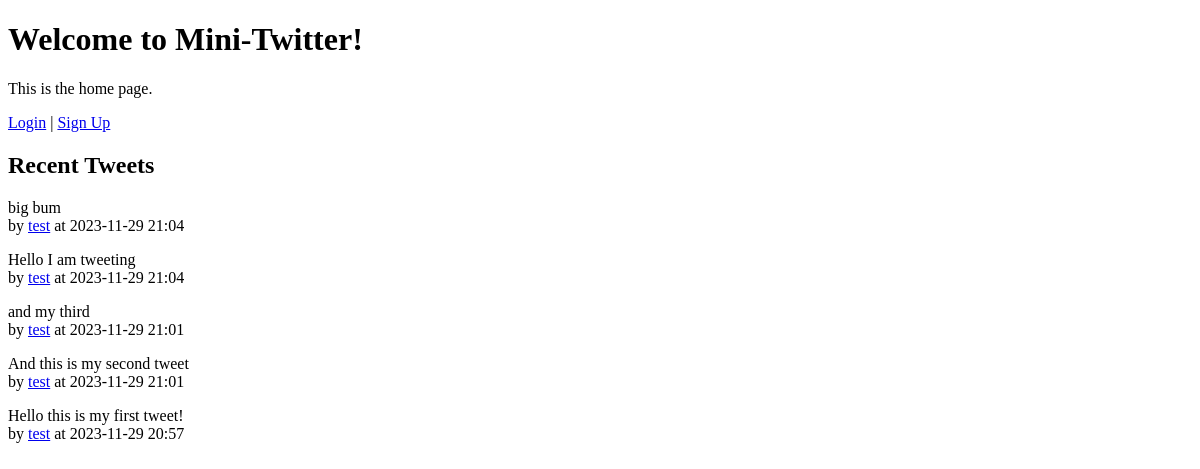
Before: / with the older database file.
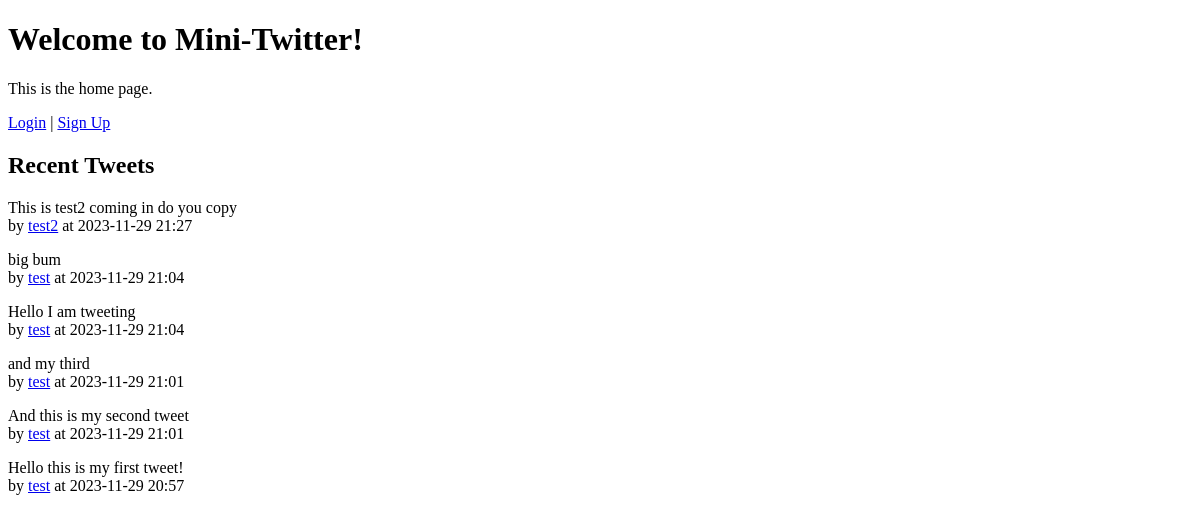
After: the same page with the newer database file.
### main.py (models this page shows, shortened)
class Tweet(db.Model):
    id = db.Column(db.Integer, primary_key=True)
    content = db.Column(db.String(280), nullable=False)  # Twitter's character limit
    date_posted = db.Column(db.DateTime, nullable=False, default=datetime.utcnow)
    user_id = db.Column(db.Integer, db.ForeignKey('user.id'), nullable=False)
    user = db.relationship('User')

class User(db.Model, UserMixin):
    id = db.Column(db.Integer, primary_key=True)
    username = db.Column(db.String(20), unique=True, nullable=False)
    email = db.Column(db.String(120), unique=True, nullable=False)
    password = db.Column(db.String(60), nullable=False)
    followed = db.relationship(
        'User', secondary='followers',
        primaryjoin=(followers.c.follower_id == id),
        secondaryjoin=(followers.c.followed_id == id),
        backref=db.backref('followers', lazy='dynamic'), lazy='dynamic')

### main.py (the view)
@app.route('/', methods=['GET', 'POST'])
def home():
     form = TweetForm()
     if form.validate_on_submit() and current_user.is_authenticated:
        tweet = Tweet(content=form.content.data, user_id=current_user.id)
        db.session.add(tweet)
        db.session.commit()
        flash('Your tweet has been posted!', 'success')
        return redirect(url_for('home'))
     tweets = Tweet.query.order_by(Tweet.date_posted.desc()).all()
     return render_template('home.html', current_user=current_user, tweets=tweets, form=form)

### templates/home.html (shortened to what this page needs)
<!DOCTYPE html>
<html>
<head>
</head>
<body>
    <h1>Welcome to Mini-Twitter!</h1>
    <p>This is the home page.</p>
    {% if current_user.is_authenticated %}
        <p>Hello, {{ current_user.username }}!</p>
        <a href="{{ url_for('user_profile', username=current_user.username) }}">My Profile</a> |
        <a href="{{ url_for('logout') }}">Logout</a>
        <form method="POST" action="{{ url_for('home') }}">
            {{ form.hidden_tag() }}
            <div>
                {{ form.content.label }} {{ form.content() }}
            </div>
            <div>
                {{ form.submit() }}
            </div>
        </form>
    {% else %}
        <a href="{{ url_for('login') }}">Login</a> |
        <a href="{{ url_for('signup') }}">Sign Up</a>
    {% endif %}
    <h2>Recent Tweets</h2>
    {% for tweet in tweets %}
        <div class="tweet">
            <p>{{ tweet.content }}<br>
                by <a href="{{ url_for('user_profile', username=tweet.user.username) }}">{{ tweet.user.username }}</a>
                at {{ tweet.date_posted.strftime('%Y-%m-%d %H:%M') }}</p>
        </div>
    {% endfor %}
</body>
</html>

Changed rows visible on the page:
added Tweet: content "This is test2 coming in do you copy", user.username "test2", date_posted "2023-11-29 21:27"
